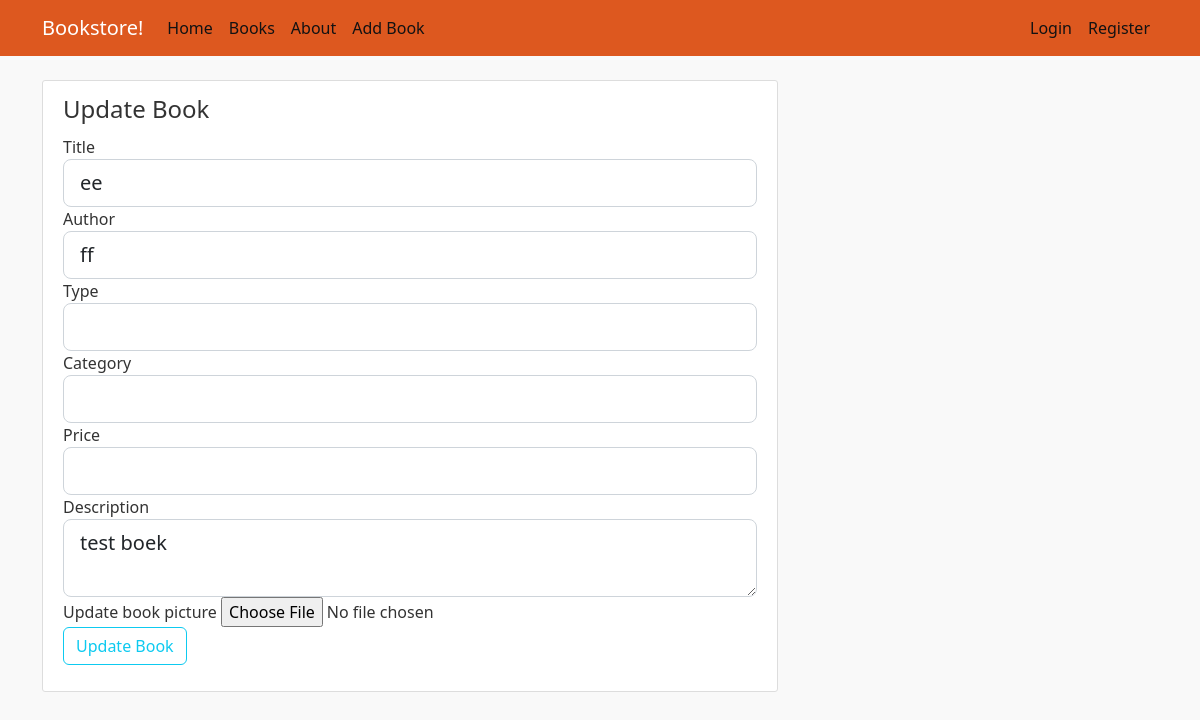
Screenshot of /update_book/1 with the database file from the repository.
### book_store/bp_books/models.py (models this page shows)
class Book(db.Model):
    __tablename__ = 'book'
    id = db.Column(db.Integer, primary_key=True)
    type = db.Column(db.String(15))  #type is hardcover, ebook of audiobook
    price = db.Column(db.Float)
    title = db.Column(db.String(50), unique=True, nullable=False)
    author = db.Column(db.String(30), nullable=False)  #dit kan ook met linktabel.. of eenvoudiger..
    description = db.Column(db.Text)
    image_file = db.Column(db.String(20), nullable=False, default='default.jpg')  #add default later, will be hashed
    category = db.Column(db.String(20))  #categorie example horror, drama...
    db.UniqueConstraint('title', 'author', name='uix_title_author')
    wishlist = db.relationship("User", secondary= wishlist, back_populates = "wishlist")

### book_store/bp_books/routes.py (the view)
@bp_books.route("/update_book/<int:book_id>", methods=['POST', 'GET'])
def update_book(book_id):
    form = UpdateBookForm()
    book = Book.query.get_or_404(book_id)
    if form.validate_on_submit():
        try:
            if form.picture.data:
                picture_file = save_picture(form.picture.data)  #save picture saves the image and returns name
                book.image_file = picture_file
            book.title = form.title.data
            book.author = form.author.data
            book.description = form.description.data
            book.price = form.price.data
            book.type = form.type.data
            book.category = form.category.data
            db.session.add(book)
            db.session.commit()
            flash(f'This book has been updated', 'success')
            return redirect(url_for('bp_main.home'))
        except:
            flash(f'This book could not be updated.. maybe the title+author combination is already in database??', 'danger')
    elif request.method == 'GET':
        form.title.data = book.title
        form.author.data = book.author
        form.type.data = book.type
        form.category.data = book.category
        form.price.data = book.price
        form.description.data = book.description
        if book.image_file:
            form.picture.data = book.image_file
    return render_template("update_book.html", title="Update Book", form=form)

### book_store/bp_books/forms.py
class UpdateBookForm(FlaskForm):
    title = StringField('Title', validators = [DataRequired()])
    author = StringField('Author', validators = [DataRequired()])
    type = SelectField("Type", choices=['', 'hardcover', 'ebook', 'audiobook'] )
    category = SelectField("Category", choices=['', 'adventure', 'romance', 'horror', 'science fiction','nonfiction'] )
    price = FloatField('Price', validators=[NumberRange(min=0, message='Price has to be positive')])
    description = TextAreaField('Description')
    picture = FileField('Update book picture', validators=[FileAllowed(['jpg', 'png'])])
    submit = SubmitField('Update Book')

### book_store/templates/update_book.html (shortened to what this page needs)
{% extends "layout.html" %}
{%block content%}
    <div class="content-section">
        <form method="POST" action="" enctype="multipart/form-data">
            <fieldset class="form-group">
                <legend ckass="border-bottom mb-4">Update Book</legend>
                <div class="form-group">
                    {{form.title.label(class="form-control-label")}}
                    {% if form.title.errors %}
                        {{ form.title(class="form-control form-control-lg is-invalid") }}
                        <div class="invalid-feedback">
                            {% for error in form.title.errors %}
                                <span>{{error}}</span>
                            {% endfor %}
                        </div>
                    {%else%}
                        {{form.title(class="form-control form-control-lg")}}
                    {%endif%}
                </div>
                <div class="form-group">
                    {{form.author.label(class="form-control-label")}}
                    {% if form.author.errors %}
                        {{ form.author(class="form-control form-control-lg is-invalid") }}
                        <div class="invalid-feedback">
                            {% for error in form.author.errors %}
                                <span>{{error}}</span>
                            {% endfor %}
                        </div>
                    {%else%}
                        {{form.author(class="form-control form-control-lg")}}
                    {%endif%}
                </div>
                <div class="form-group">
                    {{form.type.label(class="form-control-label")}}
                    {% if form.type.errors %}
                        {{ form.type(class="form-control form-control-lg is-invalid") }}
                        <div class="invalid-feedback">
                            {% for error in form.type.errors %}
                                <span>{{error}}</span>
                            {% endfor %}
                        </div>
                    {%else%}
                        {{form.type(class="form-control form-control-lg")}}
                    {%endif%}
                </div>
                <div class="form-group">
                    {{form.category.label(class="form-control-label")}}
                    {% if form.category.errors %}
                        {{ form.category(class="form-control form-control-lg is-invalid") }}
                        <div class="invalid-feedback">
                            {% for error in form.category.errors %}
                                <span>{{error}}</span>
                            {% endfor %}
                        </div>
                    {%else%}
                        {{form.category(class="form-control form-control-lg")}}
                    {%endif%}
                </div>
                <div class="form-group">
                    {{form.price.label(class="form-control-label")}}
                    {% if form.price.errors %}
                        {{ form.price(class="form-control form-control-lg is-invalid") }}
                        <div class="invalid-feedback">
                            {% for error in form.price.errors %}
                                <span>{{error}}</span>
                            {% endfor %}
                        </div>
                    {%else%}
                        {{form.price(class="form-control form-control-lg")}}
                    {%endif%}
                </div>
                <div class="form-group">
                    {{form.description.label(class="form-control-label")}}
                    {% if form.description.errors %}
                        {{ form.description(class="form-control form-control-lg is-invalid") }}
                        <div class="invalid-feedback">
                            {% for error in form.description.errors %}
                                <span>{{error}}</span>
                            {% endfor %}
                        </div>
                    {%else%}
                        {{form.description(class="form-control form-control-lg")}}
                    {%endif%}
                </div>
                <div class ="form-group">
                    {{ form.picture.label }}
                    {{ form.picture }}
                </div>
            </fieldset>
            <div class ="form-group">
                {{form.submit(class="btn btn-outline-info")}}
            </div>
        </form>
    </div>
{%endblock content%}

### book_store/static/main.css (style rules this page uses)
body { background: #f9f9f9; color: #333333; margin-top: 5rem; }
.content-section { background: #ffffff; padding: 10px 20px; border: 1px solid #dddddd; border-radius: 3px; margin-bottom: 20px; }

### rows the page displays
Book: title "ee", author "ff", description "test boek"
